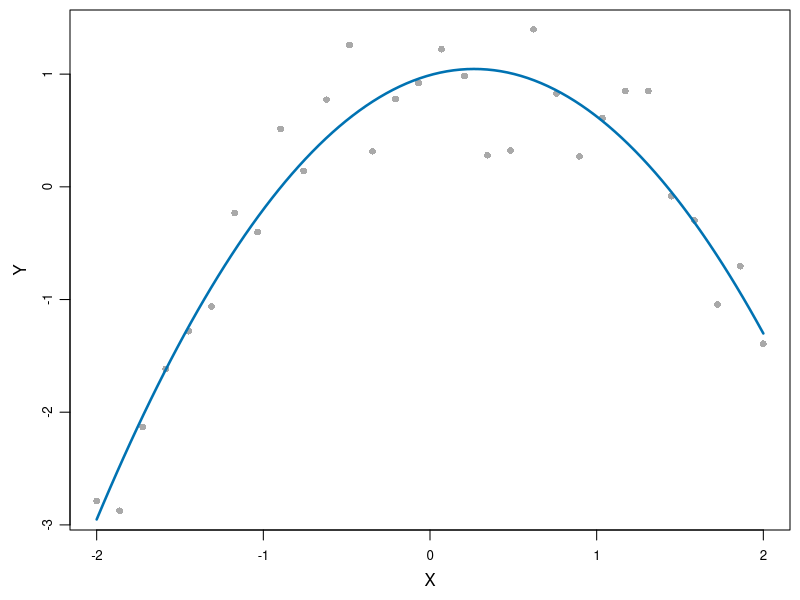

R code for this plot:
## ---- chunk 1
#| fig-width: 4.5
#| fig-height: 3.2
#| out-width: "100%"
#| fig-align: center

# Datos de ejemplo
set.seed(42)
x <- seq(-2, 2, length.out = 30)
y <- 1 + 0.5*x - 0.8*x^2 + rnorm(30, 0, 0.3)

# Gráfico con base R (compatible con el template)
par(mar = c(3.5, 3.5, 0.5, 0.5), mgp = c(2, 0.7, 0))
plot(x, y, 
     pch = 16, cex = 0.9, col = "darkgray",
     xlab = "X", ylab = "Y",
     main = "", 
     cex.axis = 0.8, cex.lab = 1.0)

# Ajustar y dibujar curva cuadrática
model <- lm(y ~ x + I(x^2))
x_new <- seq(-2, 2, length.out = 100)
y_pred <- predict(model, data.frame(x = x_new))
lines(x_new, y_pred, col = "#0072B2", lwd = 2.5)
